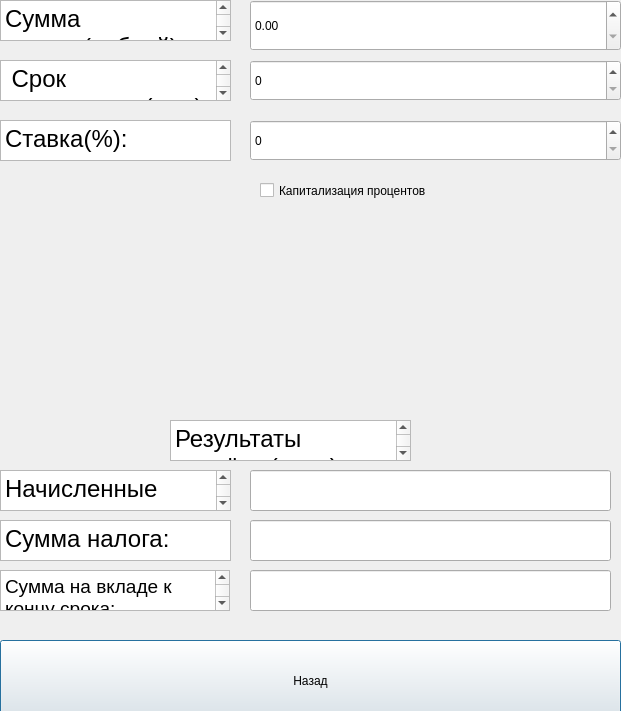
<?xml version="1.0" encoding="UTF-8"?>
<ui version="4.0">
 <class>depositwindow</class>
 <widget class="QDialog" name="depositwindow">
  <property name="geometry">
   <rect>
    <x>0</x>
    <y>0</y>
    <width>621</width>
    <height>711</height>
   </rect>
  </property>
  <property name="windowTitle">
   <string>депозитный калькулятор</string>
  </property>
  <widget class="QPushButton" name="pushButton">
   <property name="geometry">
    <rect>
     <x>0</x>
     <y>640</y>
     <width>621</width>
     <height>81</height>
    </rect>
   </property>
   <property name="text">
    <string>Назад</string>
   </property>
  </widget>
  <widget class="QTextBrowser" name="textBrowser_7">
   <property name="geometry">
    <rect>
     <x>170</x>
     <y>420</y>
     <width>241</width>
     <height>41</height>
    </rect>
   </property>
   <property name="html">
    <string>&lt;!DOCTYPE HTML PUBLIC &quot;-//W3C//DTD HTML 4.0//EN&quot; &quot;http://www.w3.org/TR/REC-html40/strict.dtd&quot;&gt;
&lt;html&gt;&lt;head&gt;&lt;meta name=&quot;qrichtext&quot; content=&quot;1&quot; /&gt;&lt;meta charset=&quot;utf-8&quot; /&gt;&lt;style type=&quot;text/css&quot;&gt;
p, li { white-space: pre-wrap; }
&lt;/style&gt;&lt;/head&gt;&lt;body style=&quot; font-family:'.AppleSystemUIFont'; font-size:13pt; font-weight:400; font-style:normal;&quot;&gt;
&lt;p style=&quot; margin-top:0px; margin-bottom:0px; margin-left:0px; margin-right:0px; -qt-block-indent:0; text-indent:0px;&quot;&gt;&lt;span style=&quot; font-size:18pt;&quot;&gt;Результаты расчёта (&lt;/span&gt;&lt;span style=&quot; font-size:14pt;&quot;&gt;рубей&lt;/span&gt;&lt;span style=&quot; font-size:18pt;&quot;&gt;)&lt;/span&gt;&lt;/p&gt;&lt;/body&gt;&lt;/html&gt;</string>
   </property>
  </widget>
  <widget class="QLineEdit" name="lineEdit_2">
   <property name="geometry">
    <rect>
     <x>250</x>
     <y>520</y>
     <width>361</width>
     <height>41</height>
    </rect>
   </property>
  </widget>
  <widget class="QSpinBox" name="spinBox">
   <property name="geometry">
    <rect>
     <x>250</x>
     <y>60</y>
     <width>371</width>
     <height>41</height>
    </rect>
   </property>
   <property name="suffix">
    <string/>
   </property>
   <property name="maximum">
    <number>2147483647</number>
   </property>
  </widget>
  <widget class="QTextBrowser" name="textBrowser_3">
   <property name="geometry">
    <rect>
     <x>0</x>
     <y>120</y>
     <width>231</width>
     <height>41</height>
    </rect>
   </property>
   <property name="html">
    <string>&lt;!DOCTYPE HTML PUBLIC &quot;-//W3C//DTD HTML 4.0//EN&quot; &quot;http://www.w3.org/TR/REC-html40/strict.dtd&quot;&gt;
&lt;html&gt;&lt;head&gt;&lt;meta name=&quot;qrichtext&quot; content=&quot;1&quot; /&gt;&lt;meta charset=&quot;utf-8&quot; /&gt;&lt;style type=&quot;text/css&quot;&gt;
p, li { white-space: pre-wrap; }
&lt;/style&gt;&lt;/head&gt;&lt;body style=&quot; font-family:'.AppleSystemUIFont'; font-size:13pt; font-weight:400; font-style:normal;&quot;&gt;
&lt;p style=&quot; margin-top:12px; margin-bottom:12px; margin-left:0px; margin-right:0px; -qt-block-indent:0; text-indent:0px;&quot;&gt;&lt;span style=&quot; font-size:18pt;&quot;&gt;Ставка(%):&lt;/span&gt;&lt;/p&gt;&lt;/body&gt;&lt;/html&gt;</string>
   </property>
  </widget>
  <widget class="QTextBrowser" name="textBrowser_4">
   <property name="geometry">
    <rect>
     <x>0</x>
     <y>470</y>
     <width>231</width>
     <height>41</height>
    </rect>
   </property>
   <property name="minimumSize">
    <size>
     <width>231</width>
     <height>41</height>
    </size>
   </property>
   <property name="maximumSize">
    <size>
     <width>231</width>
     <height>41</height>
    </size>
   </property>
   <property name="html">
    <string>&lt;!DOCTYPE HTML PUBLIC &quot;-//W3C//DTD HTML 4.0//EN&quot; &quot;http://www.w3.org/TR/REC-html40/strict.dtd&quot;&gt;
&lt;html&gt;&lt;head&gt;&lt;meta name=&quot;qrichtext&quot; content=&quot;1&quot; /&gt;&lt;meta charset=&quot;utf-8&quot; /&gt;&lt;style type=&quot;text/css&quot;&gt;
p, li { white-space: pre-wrap; }
&lt;/style&gt;&lt;/head&gt;&lt;body style=&quot; font-family:'.AppleSystemUIFont'; font-size:13pt; font-weight:400; font-style:normal;&quot;&gt;
&lt;p style=&quot; margin-top:0px; margin-bottom:0px; margin-left:0px; margin-right:0px; -qt-block-indent:0; text-indent:0px;&quot;&gt;&lt;span style=&quot; font-size:18pt;&quot;&gt;Начисленные проценты:&lt;/span&gt;&lt;/p&gt;&lt;/body&gt;&lt;/html&gt;</string>
   </property>
  </widget>
  <widget class="QDoubleSpinBox" name="doubleSpinBox">
   <property name="geometry">
    <rect>
     <x>250</x>
     <y>0</y>
     <width>371</width>
     <height>51</height>
    </rect>
   </property>
   <property name="suffix">
    <string/>
   </property>
   <property name="maximum">
    <double>1000000000000000072531436381529235126158374409646521955518210155479040.000000000000000</double>
   </property>
  </widget>
  <widget class="QPushButton" name="pushButton_2">
   <property name="geometry">
    <rect>
     <x>110</x>
     <y>980</y>
     <width>641</width>
     <height>101</height>
    </rect>
   </property>
   <property name="text">
    <string>Назад</string>
   </property>
  </widget>
  <widget class="QSpinBox" name="spinBox_2">
   <property name="geometry">
    <rect>
     <x>250</x>
     <y>120</y>
     <width>371</width>
     <height>41</height>
    </rect>
   </property>
   <property name="suffix">
    <string/>
   </property>
   <property name="prefix">
    <string/>
   </property>
   <property name="maximum">
    <number>2147483647</number>
   </property>
   <property name="value">
    <number>0</number>
   </property>
  </widget>
  <widget class="QLineEdit" name="lineEdit">
   <property name="geometry">
    <rect>
     <x>250</x>
     <y>570</y>
     <width>361</width>
     <height>41</height>
    </rect>
   </property>
  </widget>
  <widget class="QLineEdit" name="lineEdit_3">
   <property name="geometry">
    <rect>
     <x>250</x>
     <y>470</y>
     <width>361</width>
     <height>41</height>
    </rect>
   </property>
  </widget>
  <widget class="QTextBrowser" name="textBrowser_6">
   <property name="geometry">
    <rect>
     <x>0</x>
     <y>520</y>
     <width>231</width>
     <height>41</height>
    </rect>
   </property>
   <property name="minimumSize">
    <size>
     <width>231</width>
     <height>41</height>
    </size>
   </property>
   <property name="maximumSize">
    <size>
     <width>231</width>
     <height>41</height>
    </size>
   </property>
   <property name="html">
    <string>&lt;!DOCTYPE HTML PUBLIC &quot;-//W3C//DTD HTML 4.0//EN&quot; &quot;http://www.w3.org/TR/REC-html40/strict.dtd&quot;&gt;
&lt;html&gt;&lt;head&gt;&lt;meta name=&quot;qrichtext&quot; content=&quot;1&quot; /&gt;&lt;meta charset=&quot;utf-8&quot; /&gt;&lt;style type=&quot;text/css&quot;&gt;
p, li { white-space: pre-wrap; }
&lt;/style&gt;&lt;/head&gt;&lt;body style=&quot; font-family:'.AppleSystemUIFont'; font-size:13pt; font-weight:400; font-style:normal;&quot;&gt;
&lt;p style=&quot; margin-top:0px; margin-bottom:0px; margin-left:0px; margin-right:0px; -qt-block-indent:0; text-indent:0px;&quot;&gt;&lt;span style=&quot; font-size:18pt;&quot;&gt;Сумма налога:&lt;/span&gt;&lt;/p&gt;&lt;/body&gt;&lt;/html&gt;</string>
   </property>
  </widget>
  <widget class="QTextBrowser" name="textBrowser_2">
   <property name="geometry">
    <rect>
     <x>0</x>
     <y>60</y>
     <width>231</width>
     <height>41</height>
    </rect>
   </property>
   <property name="html">
    <string>&lt;!DOCTYPE HTML PUBLIC &quot;-//W3C//DTD HTML 4.0//EN&quot; &quot;http://www.w3.org/TR/REC-html40/strict.dtd&quot;&gt;
&lt;html&gt;&lt;head&gt;&lt;meta name=&quot;qrichtext&quot; content=&quot;1&quot; /&gt;&lt;meta charset=&quot;utf-8&quot; /&gt;&lt;style type=&quot;text/css&quot;&gt;
p, li { white-space: pre-wrap; }
&lt;/style&gt;&lt;/head&gt;&lt;body style=&quot; font-family:'.AppleSystemUIFont'; font-size:13pt; font-weight:400; font-style:normal;&quot;&gt;
&lt;p style=&quot; margin-top:0px; margin-bottom:0px; margin-left:0px; margin-right:0px; -qt-block-indent:0; text-indent:0px;&quot;&gt;&lt;span style=&quot; font-size:18pt;&quot;&gt; Срок размещения(мес):&lt;/span&gt;&lt;/p&gt;&lt;/body&gt;&lt;/html&gt;</string>
   </property>
  </widget>
  <widget class="QTextBrowser" name="textBrowser">
   <property name="geometry">
    <rect>
     <x>0</x>
     <y>0</y>
     <width>231</width>
     <height>41</height>
    </rect>
   </property>
   <property name="html">
    <string>&lt;!DOCTYPE HTML PUBLIC &quot;-//W3C//DTD HTML 4.0//EN&quot; &quot;http://www.w3.org/TR/REC-html40/strict.dtd&quot;&gt;
&lt;html&gt;&lt;head&gt;&lt;meta name=&quot;qrichtext&quot; content=&quot;1&quot; /&gt;&lt;meta charset=&quot;utf-8&quot; /&gt;&lt;style type=&quot;text/css&quot;&gt;
p, li { white-space: pre-wrap; }
&lt;/style&gt;&lt;/head&gt;&lt;body style=&quot; font-family:'.AppleSystemUIFont'; font-size:13pt; font-weight:400; font-style:normal;&quot;&gt;
&lt;p style=&quot; margin-top:0px; margin-bottom:0px; margin-left:0px; margin-right:0px; -qt-block-indent:0; text-indent:0px;&quot;&gt;&lt;span style=&quot; font-size:18pt;&quot;&gt;Сумма вклада(рублей):&lt;/span&gt;&lt;/p&gt;&lt;/body&gt;&lt;/html&gt;</string>
   </property>
  </widget>
  <widget class="QTextBrowser" name="textBrowser_5">
   <property name="geometry">
    <rect>
     <x>0</x>
     <y>570</y>
     <width>230</width>
     <height>41</height>
    </rect>
   </property>
   <property name="minimumSize">
    <size>
     <width>230</width>
     <height>41</height>
    </size>
   </property>
   <property name="maximumSize">
    <size>
     <width>230</width>
     <height>41</height>
    </size>
   </property>
   <property name="html">
    <string>&lt;!DOCTYPE HTML PUBLIC &quot;-//W3C//DTD HTML 4.0//EN&quot; &quot;http://www.w3.org/TR/REC-html40/strict.dtd&quot;&gt;
&lt;html&gt;&lt;head&gt;&lt;meta name=&quot;qrichtext&quot; content=&quot;1&quot; /&gt;&lt;meta charset=&quot;utf-8&quot; /&gt;&lt;style type=&quot;text/css&quot;&gt;
p, li { white-space: pre-wrap; }
&lt;/style&gt;&lt;/head&gt;&lt;body style=&quot; font-family:'.AppleSystemUIFont'; font-size:13pt; font-weight:400; font-style:normal;&quot;&gt;
&lt;p style=&quot; margin-top:0px; margin-bottom:0px; margin-left:0px; margin-right:0px; -qt-block-indent:0; text-indent:0px;&quot;&gt;&lt;span style=&quot; font-size:14pt;&quot;&gt;Сумма на вкладе к концу срока:&lt;/span&gt;&lt;/p&gt;&lt;/body&gt;&lt;/html&gt;</string>
   </property>
  </widget>
  <widget class="QCheckBox" name="Kapital">
   <property name="geometry">
    <rect>
     <x>260</x>
     <y>180</y>
     <width>221</width>
     <height>21</height>
    </rect>
   </property>
   <property name="text">
    <string>Капитализация процентов</string>
   </property>
  </widget>
 </widget>
 <resources/>
 <connections/>
</ui>
